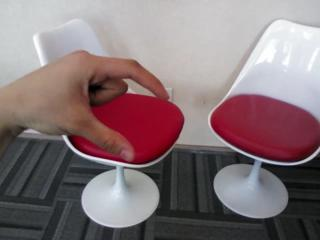
#> input picture 000364.jpg, 320 x 240 px
$ python -i process.py   (imports and definitions only)   (Python 2 division)   (older library calls are emulated)
#> lines starting #> are read from the running program, lines starting #| are printed output that depends on the picture; after the words box and inside, x2 and y2 are one past the last pixel; in counts of white or black regions, pixels touching at a corner belong together

import cv2
import numpy as np

def process(img):
    handmask = mask(img)

    if handmask is not None:
        print handmask
        cropmask, br = crop(handmask)

        binary = get_bits(cropmask)

        return binary, cropmask, (br[0],br[1])
    else:
        return None, None, None

def mask(img):
    """ mask: image -> image
    takes color image of any dimension and returns black and white threshold
    that attempts to isolate image of hand
    """
    imgHLS = cv2.cvtColor(img, cv2.COLOR_BGR2HLS)

    skinColorUpper = np.array([25, 0.8 * 255, 0.6 * 255])
    skinColorLower = np.array([0, 0.1 * 255, 0.09 * 255])

    rangeMask = cv2.inRange(imgHLS, skinColorLower, skinColorUpper)
    blurred = cv2.blur(rangeMask, (15,15))
    _, handmask = cv2.threshold(blurred, 200, 255, cv2.THRESH_BINARY)
    return handmask

def get_square(image,square_size):
    """ get_square: image, int -> image
    Get square resizes an image in such a way that its aspect ratio is kept
    intact.

    From https://stackoverflow.com/a/49208362
    """
    # get height, width, and depth if we can from the image, find the diff
    # between these vals and the vals of the new image
    height,width,depth=image.shape[0], image.shape[1], -1
    if(len(image.shape) == 3):
        depth = image.shape[2]
    if(height>width):
      differ=height
    else:
      differ=width
    differ+=4
    mask = None

    x_pos=int((differ-width)/2)
    y_pos=int((differ-height)/2)
    if(depth == -1):
        mask = np.zeros((differ,differ), dtype="uint8")
        mask[y_pos:y_pos+height,x_pos:x_pos+width]=image[0:height,0:width]
    else:
        mask = np.zeros((differ,differ, depth), dtype="uint8")
        mask[y_pos:y_pos+height,x_pos:x_pos+width]=image[0:height,0:width, depth]
    mask=cv2.resize(mask,(square_size,square_size),interpolation=cv2.INTER_AREA)

    return mask

def crop(handmask):
    """ crop: img -> img
    takes handmask and crops image around the largest blob, will return 64 x 64
    """
    # Get the contours of the handmask
    _,contours,_ = cv2.findContours(
        handmask,
        cv2.RETR_EXTERNAL,
        cv2.CHAIN_APPROX_SIMPLE)

    # Retrieve index of the largest contour (do by area instead?)
    index_current_largest = 0
    i = 0
    for c in contours:
        if(c.size > contours[index_current_largest].size):
            index_current_largest = i
        i+=1
    if(len(contours) == 0):
        return None

    # Bound the box around the largest contour, crop around it.
    # Filter out blobs that are way too tiny
    br=cv2.boundingRect(contours[index_current_largest])
    if(len(br) == 4):
        if(br[2] <= 40 or br[3] <= 40):
            return None
    # print contours[index_current_largest].shape
    crop_img = handmask[br[1]:br[1]+br[3] , br[0]:br[0]+br[2]]
    return get_square(crop_img, 64), br


def get_bits(img):
    img_data = []
    if img is not None and img.shape[0] >= 64 and img.shape[1] >= 64:
        for i in range(0, 64):
            new_row = []
            for j in range(0, 64):
                if img[i][j] > 100:
                    new_row.append(1)
                else:
                    new_row.append(0)
            # row complete
            img_data.append(new_row)
    # img done
    return img_data

###############################################################################

>>> import cv2
>>> picture = cv2.imread('../000364.jpg')
#> picture is the input picture: shape (240, 320, 3); mean B, G, R 120.3, 117.1, 134.2
>>> result = process(picture)
#> in mask, `imgHLS = cv2.cvtColor(img, cv2.COLOR_BGR2HLS)`: imgHLS: shape (240, 320, 3); mean of channels 0, 1, 2 91.3, 125.9, 44.8
#> in mask, `rangeMask = cv2.inRange(imgHLS, skinColorLower, skinColorUpper)`:
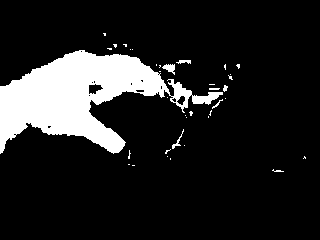
#> rangeMask: shape (240, 320); 13.7% white; 37 white regions (30 under 20 px), largest, box (x1, y1, x2, y2) and area: (0, 50, 223, 154) 10114, (162, 64, 175, 75) 79, (172, 129, 184, 149) 48
#> in mask, `blurred = cv2.blur(rangeMask, (15,15))`:
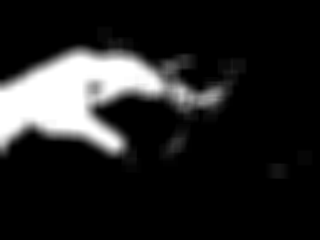
#> blurred: shape (240, 320); min 0, max 255, mean 34.9
#> in mask, `_, handmask = cv2.threshold(blurred, 200, 255, cv2.THRESH_BINARY)`:
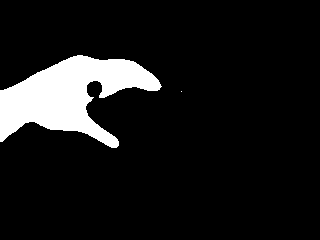
#> handmask: shape (240, 320); 9.8% white; 2 white regions (1 under 20 px)
#> (printed output is left out)
#> in crop, `_,contours,_ = cv2.findContours( handmask, cv2.RETR_EXTERNAL, cv2.CHAI..`: contours = 2 contours, 1 with area under 20; largest, box (x1, y1, x2, y2) and area: (0, 55, 162, 148) 7298
#> the loop in crop, `for c in contours:` made 2 passes
#> (index_current_largest, i) on pass 2: (1, 2)
#> (c, i) on pass 1: ([[181, 91]], 1)
#> after the loop in crop, `for c in contours:`: i = 2; index_current_largest = 1
#> in crop, `br=cv2.boundingRect(contours[index_current_largest])`: br = (0, 55, 162, 93)
#> in crop, `crop_img = handmask[br[1]:br[1]+br[3] , br[0]:br[0]+br[2]]`:
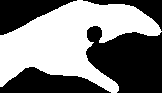
#> crop_img: shape (93, 162); 50.1% white; 4 black regions, box (x1, y1, x2, y2) and area: (86, 26, 162, 93) 3736, (0, 67, 111, 93) 1741, (0, 0, 77, 35) 1374, (83, 0, 162, 31) 668
#> in get_square, `mask[y_pos:y_pos+height,x_pos:x_pos+width]=image[0:height,0:width]`:
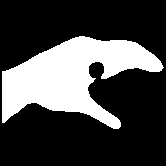
#> mask: shape (166, 166); 27.4% white; 1 white region, box (x1, y1, x2, y2) and area: (2, 36, 164, 129) 7547
#> in get_square, `mask=cv2.resize(mask,(square_size,square_size),interpolation=cv2.INTER..`:
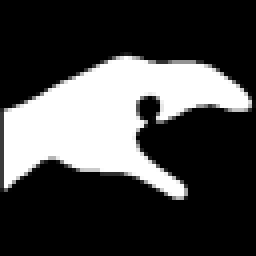
#> mask: shape (64, 64) (shown 4 times larger); min 0, max 255, mean 69.8
#> in process, `binary = get_bits(cropmask)`: binary = 64 items
